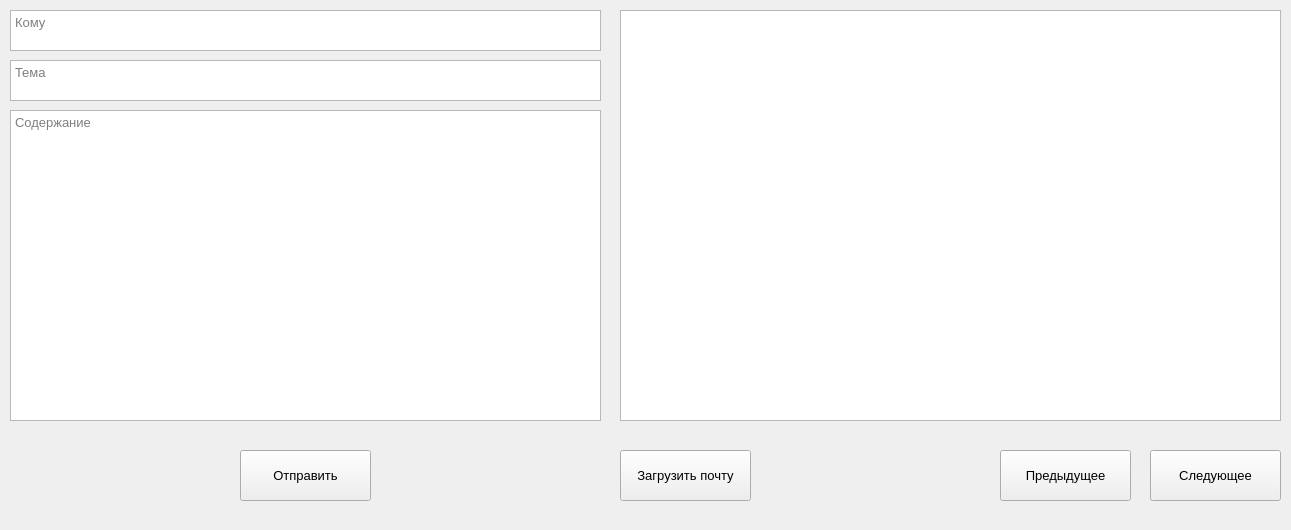
<?xml version="1.0" encoding="UTF-8"?>
<ui version="4.0">
 <class>MainWindow</class>
 <widget class="QMainWindow" name="MainWindow">
  <property name="geometry">
   <rect>
    <x>0</x>
    <y>0</y>
    <width>1291</width>
    <height>530</height>
   </rect>
  </property>
  <property name="windowTitle">
   <string>MainWindow</string>
  </property>
  <widget class="QWidget" name="centralwidget">
   <widget class="QPlainTextEdit" name="whoIAm">
    <property name="geometry">
     <rect>
      <x>10</x>
      <y>10</y>
      <width>591</width>
      <height>41</height>
     </rect>
    </property>
    <property name="font">
     <font>
      <pointsize>10</pointsize>
     </font>
    </property>
    <property name="placeholderText">
     <string>Кому</string>
    </property>
   </widget>
   <widget class="QPlainTextEdit" name="themeCont">
    <property name="geometry">
     <rect>
      <x>10</x>
      <y>60</y>
      <width>591</width>
      <height>41</height>
     </rect>
    </property>
    <property name="font">
     <font>
      <pointsize>10</pointsize>
     </font>
    </property>
    <property name="placeholderText">
     <string>Тема</string>
    </property>
   </widget>
   <widget class="QPlainTextEdit" name="bodyCont">
    <property name="geometry">
     <rect>
      <x>10</x>
      <y>110</y>
      <width>591</width>
      <height>311</height>
     </rect>
    </property>
    <property name="font">
     <font>
      <pointsize>10</pointsize>
     </font>
    </property>
    <property name="placeholderText">
     <string>Содержание</string>
    </property>
   </widget>
   <widget class="QPushButton" name="Send">
    <property name="geometry">
     <rect>
      <x>240</x>
      <y>450</y>
      <width>131</width>
      <height>51</height>
     </rect>
    </property>
    <property name="font">
     <font>
      <pointsize>10</pointsize>
     </font>
    </property>
    <property name="text">
     <string>Отправить</string>
    </property>
   </widget>
   <widget class="QPlainTextEdit" name="ViewMails">
    <property name="geometry">
     <rect>
      <x>620</x>
      <y>10</y>
      <width>661</width>
      <height>411</height>
     </rect>
    </property>
   </widget>
   <widget class="QPushButton" name="loadMails">
    <property name="geometry">
     <rect>
      <x>620</x>
      <y>450</y>
      <width>131</width>
      <height>51</height>
     </rect>
    </property>
    <property name="font">
     <font>
      <pointsize>10</pointsize>
     </font>
    </property>
    <property name="text">
     <string>Загрузить почту</string>
    </property>
   </widget>
   <widget class="QPushButton" name="NextMail">
    <property name="geometry">
     <rect>
      <x>1150</x>
      <y>450</y>
      <width>131</width>
      <height>51</height>
     </rect>
    </property>
    <property name="font">
     <font>
      <pointsize>10</pointsize>
     </font>
    </property>
    <property name="text">
     <string>Следующее</string>
    </property>
   </widget>
   <widget class="QPushButton" name="BackMail">
    <property name="geometry">
     <rect>
      <x>1000</x>
      <y>450</y>
      <width>131</width>
      <height>51</height>
     </rect>
    </property>
    <property name="font">
     <font>
      <pointsize>10</pointsize>
     </font>
    </property>
    <property name="text">
     <string>Предыдущее</string>
    </property>
   </widget>
  </widget>
 </widget>
 <resources/>
 <connections/>
</ui>
